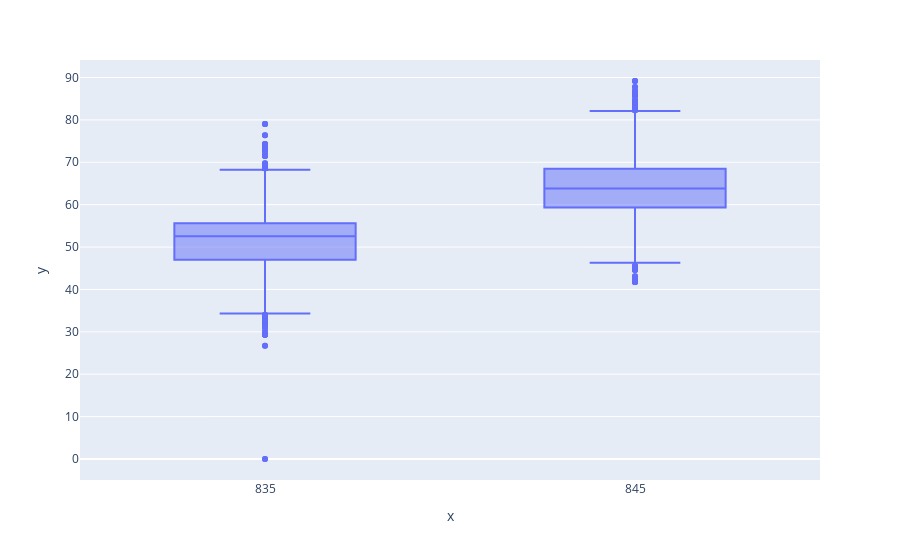

Write notebook code for a chart like this one.
### Code cell
fig=px.box(x=merged_pd_slice.L1_gain.div(5).round(0) * 5, y=merged_pd_slice.Cluster_charge_L1_V)
# fig.update_yaxes(title="G1 ImonReal derivative (uA/1h)")
# fig.update_layout(title=dict(text="G1 derivative vs humidity", x=0.5))
# fig.update_xaxes(title="Humidity [%]")
# fig.write_html("exp_plots/Derivative_vs_humidity.html", include_plotlyjs="CDN")

fig.show()

### Figure 1 — Plotly figure (JSON) as saved in the notebook; plotly's stock layout.template omitted (floating-point values rounded to 4 significant figures; data arrays with more than 128 entries replaced by an {"elided": "..."} marker saying what was removed)
{"data": [{"alignmentgroup": "True", "hovertemplate": "x=%{x}<br>y=%{y}<extra></extra>", "legendgroup": "", "marker": {"color": "#636efa"}, "name": "", "notched": false, "offsetgroup": "", "orientation": "v", "showlegend": false, "type": "box", "x": {"elided": "24601 int values"}, "x0": " ", "xaxis": "x", "y": {"elided": "24601 float values"}, "y0": " ", "yaxis": "y"}], "layout": {"boxmode": "group", "legend": {"tracegroupgap": 0}, "margin": {"t": 60}, "xaxis": {"anchor": "y", "domain": [0, 1], "title": {"text": "x"}}, "yaxis": {"anchor": "x", "domain": [0, 1], "title": {"text": "y"}}}}
